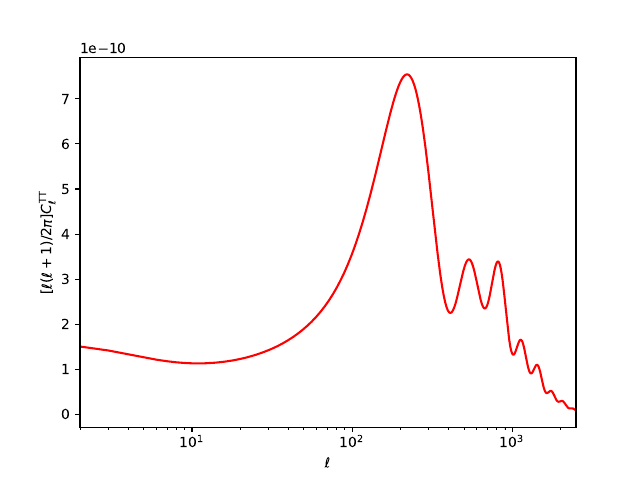

Write the Python code that produced this figure.
from classy import Class

params = {
    'h': 0.67556,
    'omega_b': 0.022032,
    'omega_cdm': 1.0e-20,
    'omega_dmeff': 0.12038,
    'm_dmeff': 1.0,
    'sigma_dmeff': 0.0,
    'npow_dmeff': 0,
    'Omega_k': 0.,
    'A_s': 2.215e-9,
    'n_s': 0.96,
    'tau_reio': 0.0925,
    'dmeff_target': 'electron',
    'output': 'tCl',
}

cosmo = Class()
cosmo.set(params)
cosmo.compute()

cls = cosmo.raw_cl(2500)
ll = cls ['ell'][2:]
clTT = cls ['tt'][2:]

import matplotlib.pyplot as plt
from math import pi

plt.figure(1)
plt.xscale('log'); plt.yscale('linear');plt.xlim(2,2500)
plt.xlabel(r'$\ell$')
plt.ylabel(r'$[\ell(\ell+1)/2\pi] C_\ell^\mathrm{TT}$')
plt.plot(ll,clTT*ll*(ll+1)/2./pi,'r-')
plt.savefig('elec_spectra.pdf')
